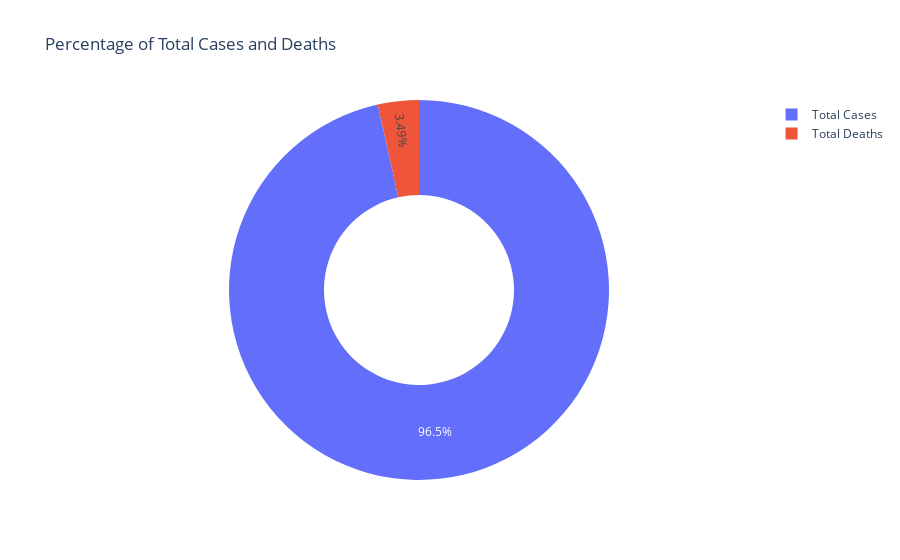

The code cell stored with this chart in its notebook:
### Markdown cell above
# 
Now let’s have a look at the percentage of total deaths and total cases among all the countries with the highest number of covid-19 cases:

### Code cell
# Percentage of Total Cases and Deaths
cases = data["Total Cases"].sum()
deceased = data["Total Deaths"].sum()

labels = ["Total Cases", "Total Deaths"]
values = [cases, deceased]

fig = px.pie(data, values=values, names=labels, 
             title='Percentage of Total Cases and Deaths', hole=0.5)
fig.show()

### Figure 1 — Plotly figure (JSON) as saved in the notebook; plotly's stock layout.template omitted (floating-point values rounded to 4 significant figures)
{"data": [{"domain": {"x": [0, 1], "y": [0, 1]}, "hole": 0.5, "hovertemplate": "label=%{label}<br>value=%{value}<extra></extra>", "labels": ["Total Cases", "Total Deaths"], "legendgroup": "", "name": "", "showlegend": true, "type": "pie", "values": [2118373473, 76566940]}], "layout": {"legend": {"tracegroupgap": 0}, "title": {"text": "Percentage of Total Cases and Deaths"}}}
